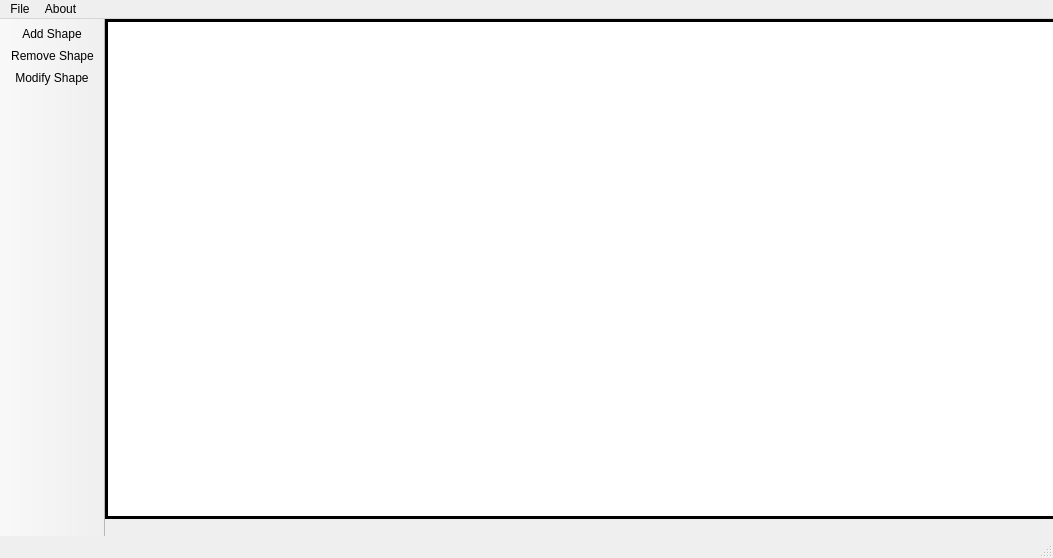
<?xml version="1.0" encoding="UTF-8"?>
<ui version="4.0">
 <class>MainWindow</class>
 <widget class="QMainWindow" name="MainWindow">
  <property name="geometry">
   <rect>
    <x>0</x>
    <y>0</y>
    <width>1053</width>
    <height>558</height>
   </rect>
  </property>
  <property name="windowTitle">
   <string>2D Graphics Modeler [Super Scrum]</string>
  </property>
  <widget class="QWidget" name="centralwidget">
   <widget class="RenderArea" name="renderWidget" native="true">
    <property name="geometry">
     <rect>
      <x>0</x>
      <y>0</y>
      <width>1000</width>
      <height>500</height>
     </rect>
    </property>
    <property name="sizePolicy">
     <sizepolicy hsizetype="Maximum" vsizetype="Maximum">
      <horstretch>0</horstretch>
      <verstretch>0</verstretch>
     </sizepolicy>
    </property>
    <property name="minimumSize">
     <size>
      <width>0</width>
      <height>0</height>
     </size>
    </property>
    <property name="autoFillBackground">
     <bool>false</bool>
    </property>
    <property name="styleSheet">
     <string notr="true">background-color: rgb(255, 255, 255);
border: 3px solid black;</string>
    </property>
   </widget>
  </widget>
  <widget class="QMenuBar" name="menubar">
   <property name="geometry">
    <rect>
     <x>0</x>
     <y>0</y>
     <width>1053</width>
     <height>25</height>
    </rect>
   </property>
   <widget class="QMenu" name="menuFile">
    <property name="title">
     <string>File</string>
    </property>
    <addaction name="actionLogin"/>
    <addaction name="actionLog_Out"/>
    <addaction name="actionQuit"/>
   </widget>
   <widget class="QMenu" name="menuHelp">
    <property name="title">
     <string>About</string>
    </property>
    <addaction name="actionContact_Us"/>
    <addaction name="actionComments"/>
    <addaction name="actionShape_Report"/>
   </widget>
   <addaction name="menuFile"/>
   <addaction name="menuHelp"/>
  </widget>
  <widget class="QStatusBar" name="statusbar"/>
  <widget class="QToolBar" name="toolBar">
   <property name="windowTitle">
    <string>toolBar</string>
   </property>
   <property name="movable">
    <bool>false</bool>
   </property>
   <attribute name="toolBarArea">
    <enum>LeftToolBarArea</enum>
   </attribute>
   <attribute name="toolBarBreak">
    <bool>false</bool>
   </attribute>
   <addaction name="actionAdd_Shape"/>
   <addaction name="actionRemove_Shape"/>
   <addaction name="actionModify_Shape"/>
  </widget>
  <action name="actionLogin">
   <property name="text">
    <string>Log In</string>
   </property>
  </action>
  <action name="actionLog_Out">
   <property name="text">
    <string>Log Out</string>
   </property>
  </action>
  <action name="actionContact_Us">
   <property name="text">
    <string>Contact Us</string>
   </property>
  </action>
  <action name="actionQuit">
   <property name="text">
    <string>Quit</string>
   </property>
  </action>
  <action name="actionAdd_Shape">
   <property name="icon">
    <iconset resource="images.qrc">
     <normaloff>:/new/icons/img/001-add.png</normaloff>
     <normalon>img/001-add.png</normalon>:/new/icons/img/001-add.png</iconset>
   </property>
   <property name="text">
    <string>Add Shape</string>
   </property>
   <property name="toolTip">
    <string>Add Shape</string>
   </property>
  </action>
  <action name="actionRemove_Shape">
   <property name="icon">
    <iconset>
     <normalon>:/new/icons/img/002-cancel.png</normalon>
    </iconset>
   </property>
   <property name="text">
    <string>Remove Shape</string>
   </property>
   <property name="toolTip">
    <string>Remove Shape</string>
   </property>
  </action>
  <action name="actionModify_Shape">
   <property name="icon">
    <iconset resource="images.qrc">
     <normaloff>:/new/icons/img/004-edit.png</normaloff>
     <normalon>img/004-edit.png</normalon>:/new/icons/img/004-edit.png</iconset>
   </property>
   <property name="text">
    <string>Modify Shape</string>
   </property>
   <property name="toolTip">
    <string>Modify Shape</string>
   </property>
  </action>
  <action name="actionComments">
   <property name="text">
    <string>Comments</string>
   </property>
  </action>
  <action name="actionShape_Report">
   <property name="text">
    <string>Shape Report</string>
   </property>
  </action>
 </widget>
 <customwidgets>
  <customwidget>
   <class>RenderArea</class>
   <extends>QWidget</extends>
   <header>renderarea.h</header>
   <container>1</container>
  </customwidget>
 </customwidgets>
 <resources>
  <include location="images.qrc"/>
 </resources>
 <connections/>
</ui>
